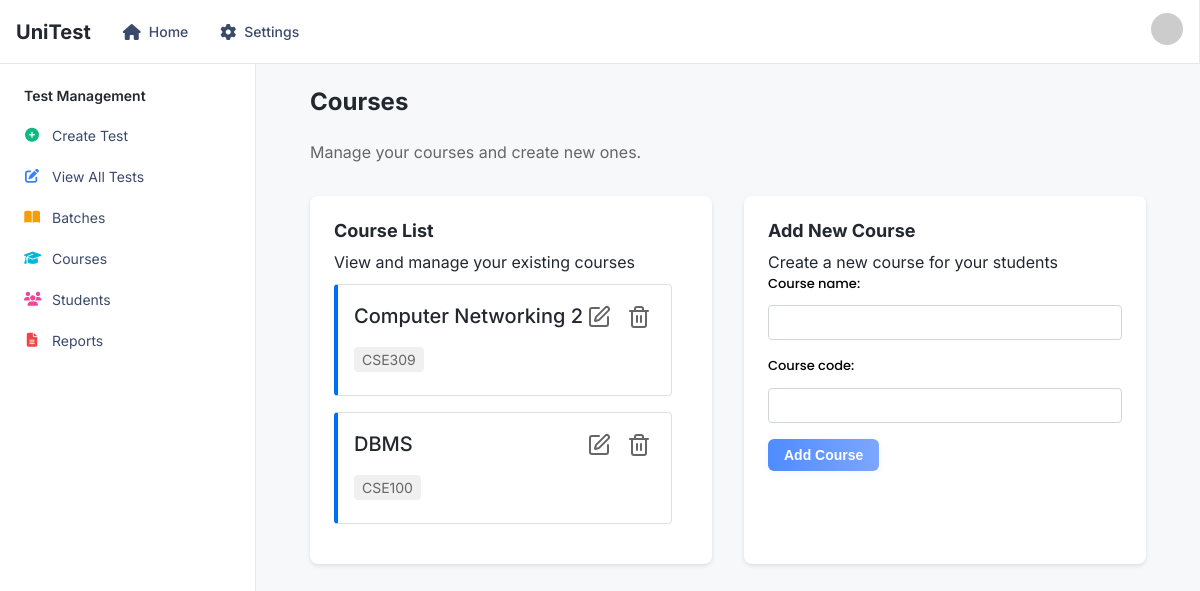
Page /courses/ on the committed database.
### base/models.py (models this page shows, shortened)
class Course(models.Model):
    course_name = models.CharField(max_length=255, unique=True)
    course_code = models.CharField(max_length=255, unique=True)

### base/views.py (the view)
# urls.py: path('courses/',                       views.courses,                       name = 'courses'),
def courses(request):
    all_courses = Course.objects.all()
    if request.method == "POST":
        form = courseForm(request.POST)
        if form.is_valid():
            form.save()
            return redirect('courses')
        else:
            print("Form Errors:", form.errors)
    else:
        form = courseForm()
    context = {
        'all_courses': all_courses,
        'form': form,
    }
    return render(request, 'courses.html',context)

### base/forms.py
class courseForm(forms.ModelForm):
    class Meta:
        model = Course
        fields = '__all__'

### templates/courses.html (shortened to what this page needs)
{% extends 'base.html' %}
{% block content %}
<div class="container">
    <h1>Courses</h1>
    <p class="subtitle">Manage your courses and create new ones.</p>
    <div class="courses-content">
        <div class="course-list">
            <h2>Course List</h2>
            <p>View and manage your existing courses</p>
            <div class="course-cards">
                {% for course in all_courses %}
                    <div class="course-card">
                        <div class="course-header">
                            <div>
                                <h3>{{ course.course_name }}</h3>
                                <span class="badge">{{ course.course_code }}</span>
                            </div>
                            <div class="course-actions">
                                <form action ="{% url 'update_course' course.id %}" method="POST" style="display:inline;">
                                    <button class="icon-button" aria-label="Edit course">
                                        <i data-lucide="edit"></i>
                                    </button>
                                </form>
                                <form action = "{% url 'delete_course' course.id %}" method="POST">
                                    <button class="icon-button" aria-label="Delete course">
                                        <i data-lucide="trash-2"></i>
                                    </button>
                                </form>
                            </div>
                        </div>
                    </div>
                {% empty %}
                    <p>No courses available.</p>
                {% endfor %}
            </div>
        </div>
        <div class="course-form">
            <h2>Add New Course</h2>
            <p>Create a new course for your students</p>
            <form action="{% url 'courses' %}" method="post">
                {% for field in form %}
                    <div class="form-group">
                        {{ field.label_tag }}
                        {{ field }}
                    </div>
                {% endfor %}
                <button type="submit" class="button primary">
                    Add Course
                </button>
            </form>
        </div>
    </div>
</div>
{% endblock %}

### static/css/dash.css (style rules this page uses)
:root { --primary: #0070f3; --primary-hover: #0060df; --background: #ffffff; --foreground: #000000; --muted: #6b7280; --muted-foreground: #6b7280; --border: #e5e7eb; --input: #e5e7eb; --ring: #e5e7eb; --radius: 0.5rem; --green: #10b981; --blue: #3b82f6; --orange: #f59e0b; --purple: #8b5cf6; --yellow: #f59e0b; --pink: #ec4899; --cyan: #06b6d4; --red: #ef4444; }
* { box-sizing: border-box; margin: 0; padding: 0; }
body { font-family: -apple-system, BlinkMacSystemFont, 'Segoe UI', Roboto, 'Helvetica Neue', Arial, sans-serif; background-color: #f9fafb; color: var(--foreground); line-height: 1.5; height: 100vh; }
.form-group { display: flex; flex-direction: column; gap:8px; }
.form-group label { font-family: "Poppins",serif; color: black; font-size: 13px; font-weight: 500; }
.form-group input { font-family: "Poppins", serif; color: black; width: 500px; height: 35px; padding-left: 10px; border: 1px solid #E4E4E7; border-radius: 5px; }

### static/css/create.css (style rules this page uses)
:root { --primary: #0070f3; --primary-hover: #0060df; --background: #ffffff; --foreground: #000000; --muted: #6b7280; --muted-foreground: #6b7280; --border: #e5e7eb; --input: #e5e7eb; --ring: #e5e7eb; --radius: 0.5rem; --error: #ef4444; }
* { box-sizing: border-box; margin: 0; padding: 0; }
body { font-family: -apple-system, BlinkMacSystemFont, 'Segoe UI', Roboto, 'Helvetica Neue', Arial, sans-serif; background-color: #f9fafb; color: var(--foreground); line-height: 1.5; }
.container { max-width: 1200px; margin: 0 auto; padding: 2rem 1rem; }
h2 { font-size: 1.875rem; font-weight: 700; line-height: 1.2; margin-bottom: 0.5rem; }
h3 { font-size: 1.25rem; font-weight: 500; margin-bottom: 1rem; }
label { display: block; font-size: 0.875rem; font-weight: 500; margin-bottom: 0.5rem; }
input, select, textarea { width: 100%; padding: 0.5rem; border: 1px solid var(--input); border-radius: var(--radius); font-size: 0.875rem; background-color: var(--background); }
.button { display: inline-flex; align-items: center; justify-content: center; border-radius: var(--radius); font-size: 0.875rem; font-weight: 500; padding: 0.5rem 1rem; cursor: pointer; transition: background-color 0.2s, color 0.2s, border-color 0.2s; border: 1px solid transparent; }
.button.primary { background-color: var(--primary); color: white; }

### static/css/course.css (style rules this page uses)
:root { --primary-color: #0070f3; --background-color: #f0f0f0; --card-background: #ffffff; --text-color: #333333; --muted-color: #666666; --border-color: #e0e0e0; }
body { font-family: -apple-system, BlinkMacSystemFont, "Segoe UI", Roboto, "Helvetica Neue", Arial, sans-serif; line-height: 1.6; color: var(--text-color); background-color: var(--background-color); margin: 0; padding: 0; }
.container { max-width: 1200px; margin: 0 auto; padding: 2rem; }
h1, h2, h3 { margin-top: 0; }
.subtitle { color: var(--muted-color); margin-bottom: 2rem; }
.courses-content { display: grid; grid-template-columns: 1fr; gap: 2rem; }
@media (min-width: 768px) { .courses-content { grid-template-columns: 1fr 1fr; } }
.course-list, .course-form { background-color: var(--card-background); border-radius: 8px; padding: 1.5rem; box-shadow: 0 2px 4px rgba(0, 0, 0, 0.1); }
.course-cards { max-height: 600px; overflow-y: auto; padding-right: 1rem; margin-top: 10px; }
.course-card { border: 1px solid var(--border-color); border-left: 4px solid var(--primary-color); border-radius: 4px; padding: 1rem; margin-bottom: 1rem; }
.course-header { display: flex; justify-content: space-between; align-items: flex-start; margin-bottom: 0.5rem; }
.badge { background-color: var(--background-color); color: var(--muted-color); padding: 0.25rem 0.5rem; border-radius: 4px; font-size: 0.875rem; }
.course-actions { display: flex; gap: 0.5rem; }
.icon-button { background: none; border: none; cursor: pointer; padding: 0.25rem; color: var(--muted-color); }
.form-group { margin-bottom: 1rem; }
label { display: block; margin-bottom: 0.5rem; font-weight: 500; }
input[type="text"], input[type="number"], textarea { width: 100%; padding: 0.5rem; border: 1px solid var(--border-color); border-radius: 4px; font-size: 1rem; }
.button { display: inline-flex; align-items: center; justify-content: center; padding: 0.5rem 1rem; border: none; border-radius: 4px; font-size: 1rem; cursor: pointer; transition: background-color 0.2s; }
.button.primary { background-color: var(--primary-color); color: white; }

### rows in the picture
Course: course_name "Computer Networking 2", course_code "CSE309"
Course: course_name "DBMS", course_code "CSE100"

### other values in the picture
{{ field.label_tag }} "Course name:" "Course code:"
